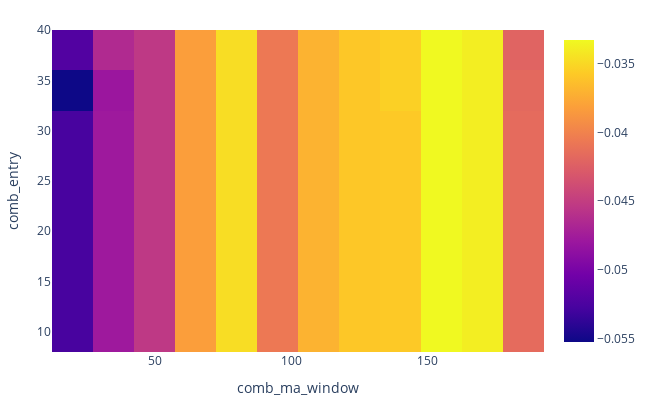

Notebook code for this chart:
### Code cell
fig = returns.vbt.heatmap(
        x_level = 'comb_ma_window',
        y_level = 'comb_entry'
        )
fig.show()
